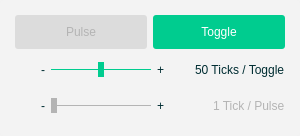
       <widget class="QWidget" name="uClockConfiguration" native="true">
        <property name="enabled">
         <bool>true</bool>
        </property>
        <property name="minimumSize">
         <size>
          <width>300</width>
          <height>0</height>
         </size>
        </property>
        <property name="maximumSize">
         <size>
          <width>300</width>
          <height>16777215</height>
         </size>
        </property>
        <property name="styleSheet">
         <string notr="true">QWidget {
        background: rgba(242, 242, 242, 242);
        border-radius: 3px;
}

QWidget:hover {
        background: rgb(242, 242, 242);
}

QPushButton {
		background: rgb(220, 220, 220);
		padding: 10px;
		color: rgb(180, 180, 180);
    	font: 11pt &quot;Source Sans Pro&quot;;
}

QPushButton:hover {
		background: rgb(200, 200, 200);
		color: rgb(160, 160, 160);
}

QPushButton:checked {
		background: rgb(0, 204, 143);
		color: rgb(255, 255, 255);
}

QFrame {
		background: none;
}</string>
        </property>
        <layout class="QGridLayout" name="gridLayout_3">
         <property name="leftMargin">
          <number>15</number>
         </property>
         <property name="topMargin">
          <number>15</number>
         </property>
         <property name="rightMargin">
          <number>15</number>
         </property>
         <property name="bottomMargin">
          <number>15</number>
         </property>
         <item row="0" column="0" alignment="Qt::AlignTop">
          <widget class="QPushButton" name="uButtonPulse">
           <property name="text">
            <string>Pulse</string>
           </property>
           <property name="checkable">
            <bool>true</bool>
           </property>
           <property name="checked">
            <bool>false</bool>
           </property>
           <property name="autoExclusive">
            <bool>true</bool>
           </property>
           <attribute name="buttonGroup">
            <string notr="true">buttonGroup</string>
           </attribute>
          </widget>
         </item>
         <item row="1" column="0" colspan="2">
          <widget class="QFrame" name="uToggleFrame">
           <property name="styleSheet">
            <string notr="true"/>
           </property>
           <property name="frameShape">
            <enum>QFrame::NoFrame</enum>
           </property>
           <property name="frameShadow">
            <enum>QFrame::Plain</enum>
           </property>
           <layout class="QHBoxLayout" name="horizontalLayout_3">
            <property name="leftMargin">
             <number>0</number>
            </property>
            <property name="topMargin">
             <number>0</number>
            </property>
            <property name="rightMargin">
             <number>0</number>
            </property>
            <property name="bottomMargin">
             <number>0</number>
            </property>
            <item>
             <layout class="QHBoxLayout" name="uToggleLayout">
              <property name="topMargin">
               <number>5</number>
              </property>
              <property name="bottomMargin">
               <number>5</number>
              </property>
              <item>
               <widget class="QLabel" name="uLabelToggleIcon">
                <property name="minimumSize">
                 <size>
                  <width>20</width>
                  <height>20</height>
                 </size>
                </property>
                <property name="maximumSize">
                 <size>
                  <width>20</width>
                  <height>20</height>
                 </size>
                </property>
                <property name="styleSheet">
                 <string notr="true">QLabel {
	background: none;
}</string>
                </property>
                <property name="text">
                 <string/>
                </property>
                <property name="pixmap">
                 <pixmap resource="resources.qrc">:/images/icons/stop_icon.png</pixmap>
                </property>
                <property name="scaledContents">
                 <bool>true</bool>
                </property>
               </widget>
              </item>
              <item>
               <widget class="QLabel" name="uLabelToggleMinus">
                <property name="sizePolicy">
                 <sizepolicy hsizetype="Fixed" vsizetype="Preferred">
                  <horstretch>0</horstretch>
                  <verstretch>0</verstretch>
                 </sizepolicy>
                </property>
                <property name="styleSheet">
                 <string notr="true">QLabel {
    color: rgb(0, 45, 50);
    font: 12pt &quot;Source Sans Pro&quot;;
	background: none;
}</string>
                </property>
                <property name="text">
                 <string>-</string>
                </property>
               </widget>
              </item>
              <item>
               <widget class="QSlider" name="uToggleSlider">
                <property name="minimumSize">
                 <size>
                  <width>100</width>
                  <height>0</height>
                 </size>
                </property>
                <property name="maximumSize">
                 <size>
                  <width>100</width>
                  <height>16777215</height>
                 </size>
                </property>
                <property name="styleSheet">
                 <string notr="true">QSlider {
	background: none;
}

QSlider::groove:horizontal {
    height: 1px;
    margin: 2px 0;
        background: rgb(0, 204, 143);
}

QSlider::handle:horizontal {
    background: rgb(0, 204, 143);
    width: 6px;
    margin: -8px 0;
}</string>
                </property>
                <property name="minimum">
                 <number>1</number>
                </property>
                <property name="maximum">
                 <number>100</number>
                </property>
                <property name="value">
                 <number>50</number>
                </property>
                <property name="orientation">
                 <enum>Qt::Horizontal</enum>
                </property>
               </widget>
              </item>
              <item>
               <widget class="QLabel" name="uLabelTogglePlus">
                <property name="styleSheet">
                 <string notr="true">QLabel {
    color: rgb(0, 45, 50);
    font: 12pt &quot;Source Sans Pro&quot;;
	background: none;
}</string>
                </property>
                <property name="text">
                 <string>+</string>
                </property>
               </widget>
              </item>
              <item alignment="Qt::AlignRight">
               <widget class="QLabel" name="uLabelToggle">
                <property name="styleSheet">
                 <string notr="true">QLabel {
    color: rgb(0, 45, 50);
    font: 11pt &quot;Source Sans Pro&quot;;
	background: none;
}

QLabel:disabled {
		color: rgb(100, 100, 100);
}</string>
                </property>
                <property name="text">
                 <string>50 Ticks / Toggle</string>
                </property>
               </widget>
              </item>
             </layout>
            </item>
           </layout>
          </widget>
         </item>
         <item row="0" column="1" alignment="Qt::AlignTop">
          <widget class="QPushButton" name="uButtonToggle">
           <property name="text">
            <string>Toggle</string>
           </property>
           <property name="checkable">
            <bool>true</bool>
           </property>
           <property name="checked">
            <bool>true</bool>
           </property>
           <property name="autoExclusive">
            <bool>true</bool>
           </property>
           <attribute name="buttonGroup">
            <string notr="true">buttonGroup</string>
           </attribute>
          </widget>
         </item>
         <item row="2" column="0" colspan="2">
          <widget class="QFrame" name="uPulseFrame">
           <property name="enabled">
            <bool>false</bool>
           </property>
           <property name="styleSheet">
            <string notr="true"/>
           </property>
           <property name="frameShape">
            <enum>QFrame::NoFrame</enum>
           </property>
           <property name="frameShadow">
            <enum>QFrame::Plain</enum>
           </property>
           <layout class="QHBoxLayout" name="horizontalLayout_4">
            <property name="leftMargin">
             <number>0</number>
            </property>
            <property name="topMargin">
             <number>0</number>
            </property>
            <property name="rightMargin">
             <number>0</number>
            </property>
            <property name="bottomMargin">
             <number>0</number>
            </property>
            <item>
             <layout class="QHBoxLayout" name="uPulseLayout">
              <property name="leftMargin">
               <number>0</number>
              </property>
              <property name="topMargin">
               <number>5</number>
              </property>
              <property name="rightMargin">
               <number>0</number>
              </property>
              <property name="bottomMargin">
               <number>5</number>
              </property>
              <item>
               <widget class="QLabel" name="uLabelPulseIcon">
                <property name="minimumSize">
                 <size>
                  <width>20</width>
                  <height>20</height>
                 </size>
                </property>
                <property name="maximumSize">
                 <size>
                  <width>20</width>
                  <height>20</height>
                 </size>
                </property>
                <property name="styleSheet">
                 <string notr="true">QLabel {
	background: none;
}</string>
                </property>
                <property name="text">
                 <string/>
                </property>
                <property name="pixmap">
                 <pixmap resource="resources.qrc">:/images/icons/stop_icon.png</pixmap>
                </property>
                <property name="scaledContents">
                 <bool>true</bool>
                </property>
               </widget>
              </item>
              <item>
               <widget class="QLabel" name="uLabelPulseMinus">
                <property name="sizePolicy">
                 <sizepolicy hsizetype="Fixed" vsizetype="Preferred">
                  <horstretch>0</horstretch>
                  <verstretch>0</verstretch>
                 </sizepolicy>
                </property>
                <property name="styleSheet">
                 <string notr="true">QLabel {
    color: rgb(0, 45, 50);
    font: 12pt &quot;Source Sans Pro&quot;;
	background: none;
}</string>
                </property>
                <property name="text">
                 <string>-</string>
                </property>
               </widget>
              </item>
              <item>
               <widget class="QSlider" name="uPulseSlider">
                <property name="minimumSize">
                 <size>
                  <width>100</width>
                  <height>0</height>
                 </size>
                </property>
                <property name="maximumSize">
                 <size>
                  <width>100</width>
                  <height>16777215</height>
                 </size>
                </property>
                <property name="styleSheet">
                 <string notr="true">QSlider {
	background: none;
}

QSlider::groove:horizontal {
    height: 1px;
    margin: 2px 0;
    background: rgb(0, 204, 143);
}

QSlider::handle:horizontal {
    background: rgb(0, 204, 143);
    width: 6px;
    margin: -8px 0;
}

QSlider::groove:horizontal:disabled {
    background: rgb(180, 180, 180);
}

QSlider::handle:horizontal:disabled {
    background: rgb(180, 180, 180);
}</string>
                </property>
                <property name="minimum">
                 <number>1</number>
                </property>
                <property name="maximum">
                 <number>100</number>
                </property>
                <property name="orientation">
                 <enum>Qt::Horizontal</enum>
                </property>
               </widget>
              </item>
              <item alignment="Qt::AlignLeft">
               <widget class="QLabel" name="uLabelPulsePlus">
                <property name="styleSheet">
                 <string notr="true">QLabel {
    color: rgb(0, 45, 50);
    font: 12pt &quot;Source Sans Pro&quot;;
	background: none;
}</string>
                </property>
                <property name="text">
                 <string>+</string>
                </property>
               </widget>
              </item>
              <item alignment="Qt::AlignRight">
               <widget class="QLabel" name="uLabelPulse">
                <property name="styleSheet">
                 <string notr="true">QLabel {
    color: rgb(0, 45, 50);
    font: 11pt &quot;Source Sans Pro&quot;;
	background: none;
}

QLabel:disabled {
		color: rgb(180, 180, 180);
}</string>
                </property>
                <property name="text">
                 <string>1 Tick / Pulse</string>
                </property>
               </widget>
              </item>
             </layout>
            </item>
           </layout>
          </widget>
         </item>
        </layout>
       </widget>
